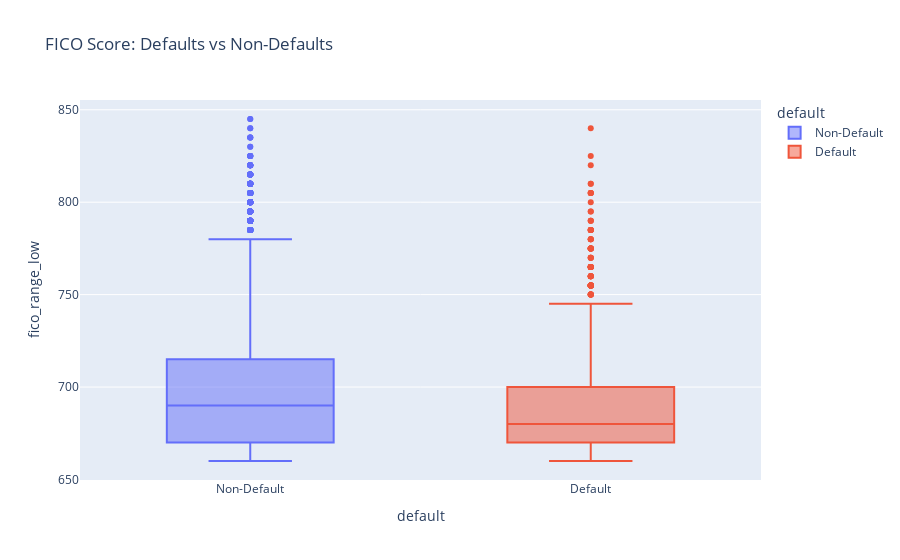

Notebook source saved alongside this figure:
### Markdown cell above
#### One key bivariate analysis (default vs features)

### Code cell
# Create binary target: Default (Charged Off) vs Non-Default
df_subset['default'] = df_subset['loan_status'].apply(
    lambda x: 'Default' if x == 'Charged Off' else 'Non-Default'
)

# Compare FICO scores: Default vs Non-Default
fig = px.box(df_subset, x='default', y='fico_range_low',
             title='FICO Score: Defaults vs Non-Defaults',
             color='default')
fig.show()

# Compare interest rates
fig = px.box(df_subset, x='default', y='int_rate',
             title='Interest Rate: Defaults vs Non-Defaults',
             color='default')
fig.show()

### Figure 1 — Plotly figure (JSON) as saved in the notebook; plotly's stock layout.template omitted (floating-point values rounded to 4 significant figures; data arrays with more than 128 entries replaced by an {"elided": "..."} marker saying what was removed)
{"data": [{"alignmentgroup": "True", "hovertemplate": "default=%{x}<br>fico_range_low=%{y}<extra></extra>", "legendgroup": "Non-Default", "marker": {"color": "#636efa"}, "name": "Non-Default", "notched": false, "offsetgroup": "Non-Default", "orientation": "v", "showlegend": true, "type": "box", "x": {"elided": "12391 str values"}, "x0": " ", "xaxis": "x", "y": {"elided": "12391 float values"}, "y0": " ", "yaxis": "y"}, {"alignmentgroup": "True", "hovertemplate": "default=%{x}<br>fico_range_low=%{y}<extra></extra>", "legendgroup": "Default", "marker": {"color": "#EF553B"}, "name": "Default", "notched": false, "offsetgroup": "Default", "orientation": "v", "showlegend": true, "type": "box", "x": {"elided": "2609 str values"}, "x0": " ", "xaxis": "x", "y": {"elided": "2609 float values"}, "y0": " ", "yaxis": "y"}], "layout": {"boxmode": "overlay", "legend": {"title": {"text": "default"}, "tracegroupgap": 0}, "title": {"text": "FICO Score: Defaults vs Non-Defaults"}, "xaxis": {"anchor": "y", "categoryarray": ["Non-Default", "Default"], "categoryorder": "array", "domain": [0, 1], "title": {"text": "default"}}, "yaxis": {"anchor": "x", "domain": [0, 1], "title": {"text": "fico_range_low"}}}}
